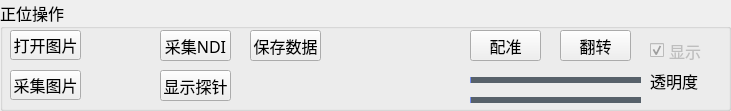
  <widget class="QGroupBox" name="groupBox">
   <property name="geometry">
    <rect>
     <x>30</x>
     <y>870</y>
     <width>731</width>
     <height>111</height>
    </rect>
   </property>
   <property name="font">
    <font>
     <family>华文中宋</family>
     <pointsize>12</pointsize>
    </font>
   </property>
   <property name="title">
    <string>正位操作</string>
   </property>
   <widget class="QPushButton" name="pushButton_AP_OpenPicture">
    <property name="geometry">
     <rect>
      <x>10</x>
      <y>30</y>
      <width>71</width>
      <height>30</height>
     </rect>
    </property>
    <property name="styleSheet">
     <string notr="true"/>
    </property>
    <property name="text">
     <string>打开图片</string>
    </property>
   </widget>
   <widget class="QPushButton" name="pushButton_AP_CapturePicture">
    <property name="geometry">
     <rect>
      <x>10</x>
      <y>70</y>
      <width>71</width>
      <height>30</height>
     </rect>
    </property>
    <property name="styleSheet">
     <string notr="true"/>
    </property>
    <property name="text">
     <string>采集图片</string>
    </property>
   </widget>
   <widget class="QPushButton" name="pushButton_getXspottransform_AP">
    <property name="geometry">
     <rect>
      <x>160</x>
      <y>30</y>
      <width>71</width>
      <height>31</height>
     </rect>
    </property>
    <property name="styleSheet">
     <string notr="true"/>
    </property>
    <property name="text">
     <string>采集NDI</string>
    </property>
   </widget>
   <widget class="QPushButton" name="pushButton_ShowTiptool_AP">
    <property name="geometry">
     <rect>
      <x>160</x>
      <y>70</y>
      <width>71</width>
      <height>31</height>
     </rect>
    </property>
    <property name="styleSheet">
     <string notr="true"/>
    </property>
    <property name="text">
     <string>显示探针</string>
    </property>
   </widget>
   <widget class="QPushButton" name="pushButton_Save_AP">
    <property name="geometry">
     <rect>
      <x>250</x>
      <y>30</y>
      <width>71</width>
      <height>31</height>
     </rect>
    </property>
    <property name="styleSheet">
     <string notr="true"/>
    </property>
    <property name="text">
     <string>保存数据</string>
    </property>
   </widget>
   <widget class="QPushButton" name="pushButton_matching_AP">
    <property name="geometry">
     <rect>
      <x>470</x>
      <y>30</y>
      <width>71</width>
      <height>31</height>
     </rect>
    </property>
    <property name="text">
     <string>配准</string>
    </property>
   </widget>
   <widget class="QCheckBox" name="checkBox_showAP">
    <property name="enabled">
     <bool>false</bool>
    </property>
    <property name="geometry">
     <rect>
      <x>650</x>
      <y>40</y>
      <width>61</width>
      <height>21</height>
     </rect>
    </property>
    <property name="mouseTracking">
     <bool>true</bool>
    </property>
    <property name="text">
     <string>显示</string>
    </property>
    <property name="checked">
     <bool>true</bool>
    </property>
   </widget>
   <widget class="QSlider" name="horizontalSlider_Femur_AP">
    <property name="geometry">
     <rect>
      <x>470</x>
      <y>70</y>
      <width>171</width>
      <height>20</height>
     </rect>
    </property>
    <property name="styleSheet">
     <string notr="true">
         QSlider::add-page:Horizontal
         {    
            background-color: rgb(87, 97, 106);
            height:4px;
         }
         QSlider::sub-page:Horizontal 
        {
            background-color:qlineargradient(spread:pad, x1:0, y1:0, x2:1, y2:0, stop:0 rgba(231,80,229, 255), stop:1 rgba(7,208,255, 255));
            height:4px;
         }
        QSlider::groove:Horizontal
        {
            background:transparent;
            height:6px;
        }
        QSlider::handle:Horizontal 
        {
            height: 20px;
            width:20px;
            border-image: url(:/images/whitecircle.png);
            margin: -8 0px; 
        }</string>
    </property>
    <property name="orientation">
     <enum>Qt::Horizontal</enum>
    </property>
   </widget>
   <widget class="QSlider" name="horizontalSlider_Tibia_AP">
    <property name="geometry">
     <rect>
      <x>470</x>
      <y>90</y>
      <width>171</width>
      <height>20</height>
     </rect>
    </property>
    <property name="styleSheet">
     <string notr="true">
         QSlider::add-page:Horizontal
         {    
            background-color: rgb(87, 97, 106);
            height:4px;
         }
         QSlider::sub-page:Horizontal 
        {
            background-color:qlineargradient(spread:pad, x1:0, y1:0, x2:1, y2:0, stop:0 rgba(231,80,229, 255), stop:1 rgba(7,208,255, 255));
            height:4px;
         }
        QSlider::groove:Horizontal
        {
            background:transparent;
            height:6px;
        }
        QSlider::handle:Horizontal 
        {
            height: 20px;
            width:20px;
            border-image: url(:/images/whitecircle.png);
            margin: -8 0px; 
        }</string>
    </property>
    <property name="orientation">
     <enum>Qt::Horizontal</enum>
    </property>
   </widget>
   <widget class="QPushButton" name="pushButton_mirror_AP">
    <property name="geometry">
     <rect>
      <x>560</x>
      <y>30</y>
      <width>71</width>
      <height>31</height>
     </rect>
    </property>
    <property name="text">
     <string>翻转</string>
    </property>
   </widget>
   <widget class="QLabel" name="label">
    <property name="geometry">
     <rect>
      <x>650</x>
      <y>70</y>
      <width>71</width>
      <height>21</height>
     </rect>
    </property>
    <property name="text">
     <string>透明度</string>
    </property>
   </widget>
  </widget>
